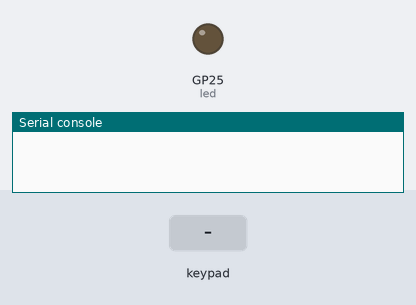
Recording of a program running on a simulated Raspberry Pi Pico running MicroPython. On the bench: output pins drawn as LEDs (lit = HIGH), the last lines printed to the serial console. Dashed ring = blinking. The test bench sets the inputs (shaded band). Pins used as bus, display or sensor lines are not drawn.

Above: at 1.2 s.
1.3 s: key '0' pressed
At 1.4 s:
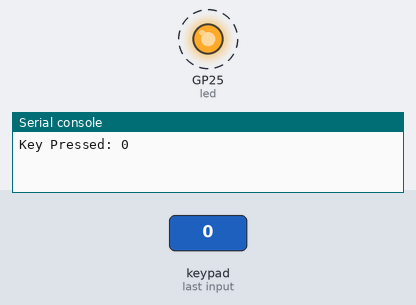
4.3 s: keypad keys 1 2 pressed 0.4 s apart
8.8 s: key '7' pressed
At 9.3 s:
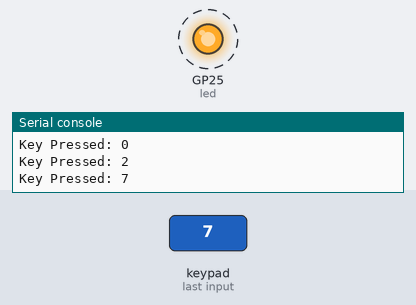
11.8 s: key '8' pressed
At 12.3 s:
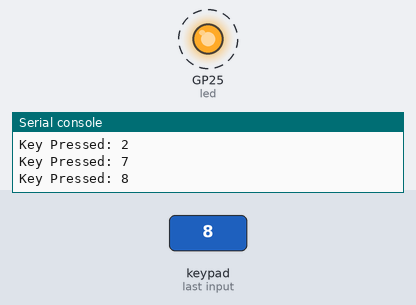
14.8 s: keypad keys 1 2 # pressed 0.4 s apart
Timing chart, 0 to 17.8 s (numbered marks = the images above; inputs shaded):
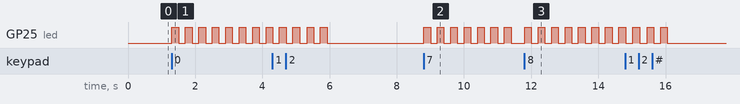

Measured:
- after the input at 1.3 s, GP25 (led): alternates HIGH for 0.20 s and LOW for 0.20 s, starting at once
- after the input at 8.8 s, GP25 (led): alternates HIGH for 0.20 s and LOW for 0.20 s, starting at once
- after the input at 11.8 s, GP25 (led): alternates HIGH for 0.20 s and LOW for 0.20 s, starting at once

The program:

02_Keypad_LED_Blink.py
```python
from machine import Pin
from time import sleep_ms

# -----------------------------
# GPIO Configuration
# -----------------------------

rows = [
    Pin(6, Pin.IN, Pin.PULL_DOWN),   # R1
    Pin(7, Pin.IN, Pin.PULL_DOWN),   # R2
    Pin(8, Pin.IN, Pin.PULL_DOWN),   # R3
    Pin(9, Pin.IN, Pin.PULL_DOWN)    # R4
]

cols = [
    Pin(5, Pin.OUT),    # C4
    Pin(4, Pin.OUT),    # C3
    Pin(3, Pin.OUT),    # C2
    Pin(2, Pin.OUT)     # C1
]

for col in cols:
    col.value(0)

keys = [
    ['*', '0', '#', 'D'],
    ['7', '8', '9', 'C'],
    ['4', '5', '6', 'B'],
    ['1', '2', '3', 'A']
]

# Onboard LED
led = Pin("LED", Pin.OUT)

last_key = None

while True:

    detected = None

    # Scan keypad
    for c in range(4):
        cols[c].value(1)

        for r in range(4):
            if rows[r].value():
                detected = keys[r][c]

        cols[c].value(0)

    # Process only new key press
    if detected != last_key:

        if detected is not None:

            print("Key Pressed:", detected)

            # Blink only for numeric keys
            if detected.isdigit():

                count = int(detected)

                if count == 0:
                    count = 10      # Optional: make 0 blink 10 times

                for _ in range(count):
                    led.on()
                    sleep_ms(200)
                    led.off()
                    sleep_ms(200)

        last_key = detected

    sleep_ms(20)
```
